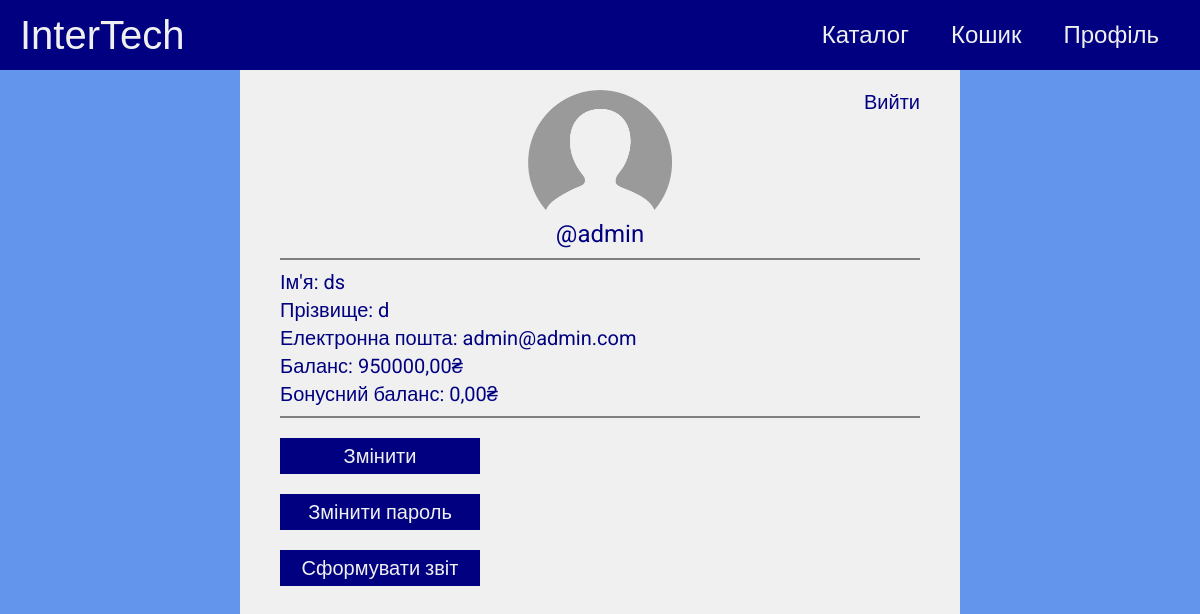
/profile/ (signed in), run on the app's committed database.
### accounts/models.py (models this page shows, shortened)
class Profile(models.Model):
    user = models.OneToOneField(
        User, on_delete=models.CASCADE, primary_key=True)
    balance = models.DecimalField(max_digits=9, decimal_places=2, default=0)
    bonuses = models.DecimalField(max_digits=9, decimal_places=2, default=0)

### accounts/views.py (the view)
# urls.py: path("profile/", views.profile, name="profile"),
@login_required
def profile(request):
    profile = Profile.objects.get(user=request.user)
    return render(request, "accounts/user-profile.html", {"profile": profile})

### accounts/templates/accounts/user-profile.html
{% extends "base/main.html" %} {% load static %} {% block styles %}
<link rel="stylesheet" href="{% static 'accounts/css/user-profile.css' %}" />
{% endblock %} {% block content %}
<a id="logout" href="{% url 'accounts:logout' %}">Вийти</a>
<img
  id="user-img"
  src="{% static 'base/images/default-user.png' %}"
  alt="Користувач"
/>
<p id="username">@{{ profile.user.username }}</p>
<ul id="user-info">
  <li>Ім'я: {{ profile.user.first_name }}</li>
  <li>Прізвище: {{ profile.user.last_name }}</li>
  <li>Електронна пошта: {{ profile.user.email }}</li>
  <li>Баланс: {{ profile.balance }}₴</li>
  <li>Бонусний баланс: {{ profile.bonuses }}₴</li>
</ul>
<a id="change-profile" href="{% url 'accounts:change-profile' %}">Змінити</a>
<a id="change-password" href="{% url 'accounts:password-change' %}">
  Змінити пароль
</a>
{% if perms.base.can_form_report %}
<a id="form-report" href="{% url 'base:form-report' %}">Сформувати звіт</a>
{% endif %} {% endblock %}

### base/static/base/css/general.css (style rules this page uses)
:root { --blue: navy; --lightblue: cornflowerblue; --white: rgb(240, 240, 240); --grey: grey; --lightgrey: lightgrey; }
* { margin: 0; padding: 0; box-sizing: border-box; font-family: "Roboto", sans-serif; -webkit-text-fill-color: var(--white); color: var(--white); text-decoration: none; }
body { position: relative; }

### accounts/static/accounts/css/user-profile.css (style rules this page uses)
body { background-color: var(--lightblue); }
#logout { position: absolute; top: 20px; right: 40px; font-size: 20px; -webkit-text-fill-color: var(--blue); color: var(--blue); }
#user-img { height: 120px; object-fit: cover; align-self: center; }
#username { padding: 10px 0; font-size: 24px; -webkit-text-fill-color: var(--blue); color: var(--blue); text-align: center; }
#user-info { display: flex; flex-direction: column; row-gap: 4px; padding: 10px 0; border-top: 2px solid var(--grey); border-bottom: 2px solid var(--grey); list-style-type: none; }
#user-info li { font-size: 20px; -webkit-text-fill-color: var(--blue); color: var(--blue); }
#change-profile, #change-password, #form-report { width: 200px; margin-top: 20px; padding: 6px 20px; background-color: var(--blue); font-size: 20px; text-align: center; transition: box-shadow 0.2s; }

### data on the page
Profile: user.username "admin", user.first_name "ds", user.last_name "d", user.email "admin@admin.com", balance "950000,00", bonuses "0,00"
